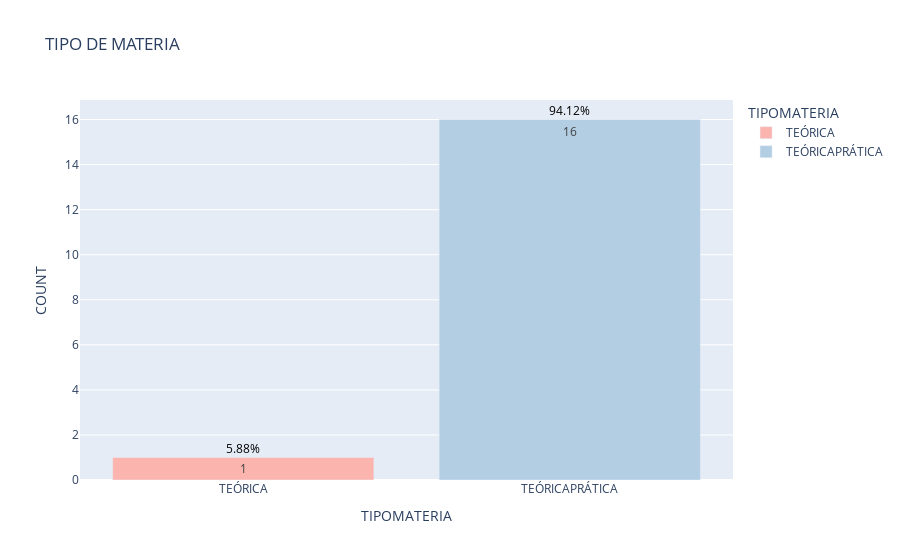

This figure's notebook cell:
### Code cell
fig_tm = px.bar(df_tm, x='TIPOMATERIA', y='COUNT', text_auto=True,color='TIPOMATERIA',color_discrete_sequence=px.colors.qualitative.Pastel1,title="TIPO DE MATERIA ")
fig_tm.update_traces(textfont_size=12, textangle=0, textposition="inside", cliponaxis=False)
for x,y,z in zip(df_tm['TIPOMATERIA'],df_tm['COUNT'],df_tm['PERCENTAGE']):
    fig_tm.add_annotation(
        x=x
        , y=y+0.4
        , text=f"{z}%"
        , showarrow=False
        , arrowhead=1
        , arrowsize=1
        , arrowwidth=2
        , ax=-20
        , ay=-30
        , font=dict(size=12, color="black")
        ,)

fig_tm.show()

### Figure 1 — Plotly figure (JSON) as saved in the notebook; plotly's stock layout.template omitted (floating-point values rounded to 4 significant figures)
{"data": [{"alignmentgroup": "True", "cliponaxis": false, "hovertemplate": "TIPOMATERIA=%{x}<br>COUNT=%{y}<extra></extra>", "legendgroup": "TEÓRICA", "marker": {"color": "rgb(251,180,174)", "pattern": {"shape": ""}}, "name": "TEÓRICA", "offsetgroup": "TEÓRICA", "orientation": "v", "showlegend": true, "textangle": 0, "textfont": {"size": 12}, "textposition": "inside", "texttemplate": "%{y}", "type": "bar", "x": ["TEÓRICA"], "xaxis": "x", "y": [1], "yaxis": "y"}, {"alignmentgroup": "True", "cliponaxis": false, "hovertemplate": "TIPOMATERIA=%{x}<br>COUNT=%{y}<extra></extra>", "legendgroup": "TEÓRICAPRÁTICA", "marker": {"color": "rgb(179,205,227)", "pattern": {"shape": ""}}, "name": "TEÓRICAPRÁTICA", "offsetgroup": "TEÓRICAPRÁTICA", "orientation": "v", "showlegend": true, "textangle": 0, "textfont": {"size": 12}, "textposition": "inside", "texttemplate": "%{y}", "type": "bar", "x": ["TEÓRICAPRÁTICA"], "xaxis": "x", "y": [16], "yaxis": "y"}], "layout": {"annotations": [{"arrowhead": 1, "arrowsize": 1, "arrowwidth": 2, "ax": -20, "ay": -30, "font": {"color": "black", "size": 12}, "showarrow": false, "text": "5.88%", "x": "TEÓRICA", "y": 1.4}, {"arrowhead": 1, "arrowsize": 1, "arrowwidth": 2, "ax": -20, "ay": -30, "font": {"color": "black", "size": 12}, "showarrow": false, "text": "94.12%", "x": "TEÓRICAPRÁTICA", "y": 16.4}], "barmode": "relative", "legend": {"title": {"text": "TIPOMATERIA"}, "tracegroupgap": 0}, "title": {"text": "TIPO DE MATERIA "}, "xaxis": {"anchor": "y", "categoryarray": ["TEÓRICA", "TEÓRICAPRÁTICA"], "categoryorder": "array", "domain": [0, 1], "title": {"text": "TIPOMATERIA"}}, "yaxis": {"anchor": "x", "domain": [0, 1], "title": {"text": "COUNT"}}}}
